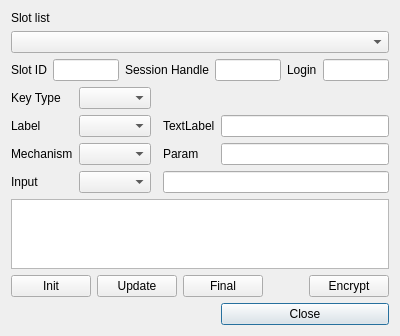
<?xml version="1.0" encoding="UTF-8"?>
<ui version="4.0">
 <class>EncryptDlg</class>
 <widget class="QDialog" name="EncryptDlg">
  <property name="geometry">
   <rect>
    <x>0</x>
    <y>0</y>
    <width>400</width>
    <height>300</height>
   </rect>
  </property>
  <property name="windowTitle">
   <string>Dialog</string>
  </property>
  <layout class="QGridLayout" name="gridLayout">
   <item row="5" column="4">
    <widget class="QLineEdit" name="lineEdit_2"/>
   </item>
   <item row="6" column="1">
    <widget class="QComboBox" name="comboBox_5"/>
   </item>
   <item row="6" column="3" colspan="2">
    <widget class="QLineEdit" name="lineEdit_3"/>
   </item>
   <item row="4" column="0">
    <widget class="QLabel" name="label_5">
     <property name="text">
      <string>Label</string>
     </property>
    </widget>
   </item>
   <item row="1" column="0" colspan="5">
    <widget class="QComboBox" name="comboBox"/>
   </item>
   <item row="7" column="0" colspan="5">
    <widget class="QPlainTextEdit" name="plainTextEdit"/>
   </item>
   <item row="5" column="3">
    <widget class="QLabel" name="label_7">
     <property name="text">
      <string>Param</string>
     </property>
    </widget>
   </item>
   <item row="3" column="0">
    <widget class="QLabel" name="label_2">
     <property name="text">
      <string>Key Type</string>
     </property>
    </widget>
   </item>
   <item row="6" column="0">
    <widget class="QLabel" name="label_4">
     <property name="text">
      <string>Input</string>
     </property>
    </widget>
   </item>
   <item row="9" column="4">
    <widget class="QPushButton" name="pushButton">
     <property name="text">
      <string>Close</string>
     </property>
    </widget>
   </item>
   <item row="4" column="3">
    <widget class="QLabel" name="label_6">
     <property name="text">
      <string>TextLabel</string>
     </property>
    </widget>
   </item>
   <item row="3" column="1">
    <widget class="QComboBox" name="comboBox_2"/>
   </item>
   <item row="4" column="4">
    <widget class="QLineEdit" name="lineEdit"/>
   </item>
   <item row="0" column="0">
    <widget class="QLabel" name="label">
     <property name="text">
      <string>Slot list</string>
     </property>
    </widget>
   </item>
   <item row="5" column="1">
    <widget class="QComboBox" name="comboBox_4"/>
   </item>
   <item row="2" column="0" colspan="5">
    <layout class="QHBoxLayout" name="horizontalLayout">
     <property name="bottomMargin">
      <number>0</number>
     </property>
     <item>
      <widget class="QLabel" name="label_10">
       <property name="text">
        <string>Slot ID</string>
       </property>
      </widget>
     </item>
     <item>
      <widget class="QLineEdit" name="lineEdit_4"/>
     </item>
     <item>
      <widget class="QLabel" name="label_9">
       <property name="text">
        <string>Session Handle</string>
       </property>
      </widget>
     </item>
     <item>
      <widget class="QLineEdit" name="lineEdit_5"/>
     </item>
     <item>
      <widget class="QLabel" name="label_8">
       <property name="text">
        <string>Login</string>
       </property>
      </widget>
     </item>
     <item>
      <widget class="QLineEdit" name="lineEdit_6"/>
     </item>
    </layout>
   </item>
   <item row="4" column="1">
    <widget class="QComboBox" name="comboBox_3"/>
   </item>
   <item row="5" column="0">
    <widget class="QLabel" name="label_3">
     <property name="text">
      <string>Mechanism</string>
     </property>
    </widget>
   </item>
   <item row="8" column="0" colspan="5">
    <layout class="QHBoxLayout" name="horizontalLayout_2">
     <property name="bottomMargin">
      <number>0</number>
     </property>
     <item>
      <widget class="QPushButton" name="pushButton_2">
       <property name="text">
        <string>Init</string>
       </property>
      </widget>
     </item>
     <item>
      <widget class="QPushButton" name="pushButton_3">
       <property name="text">
        <string>Update</string>
       </property>
      </widget>
     </item>
     <item>
      <widget class="QPushButton" name="pushButton_5">
       <property name="text">
        <string>Final</string>
       </property>
      </widget>
     </item>
     <item>
      <spacer name="horizontalSpacer">
       <property name="orientation">
        <enum>Qt::Horizontal</enum>
       </property>
       <property name="sizeHint" stdset="0">
        <size>
         <width>40</width>
         <height>20</height>
        </size>
       </property>
      </spacer>
     </item>
     <item>
      <widget class="QPushButton" name="pushButton_4">
       <property name="text">
        <string>Encrypt</string>
       </property>
      </widget>
     </item>
    </layout>
   </item>
  </layout>
 </widget>
 <resources/>
 <connections/>
</ui>
